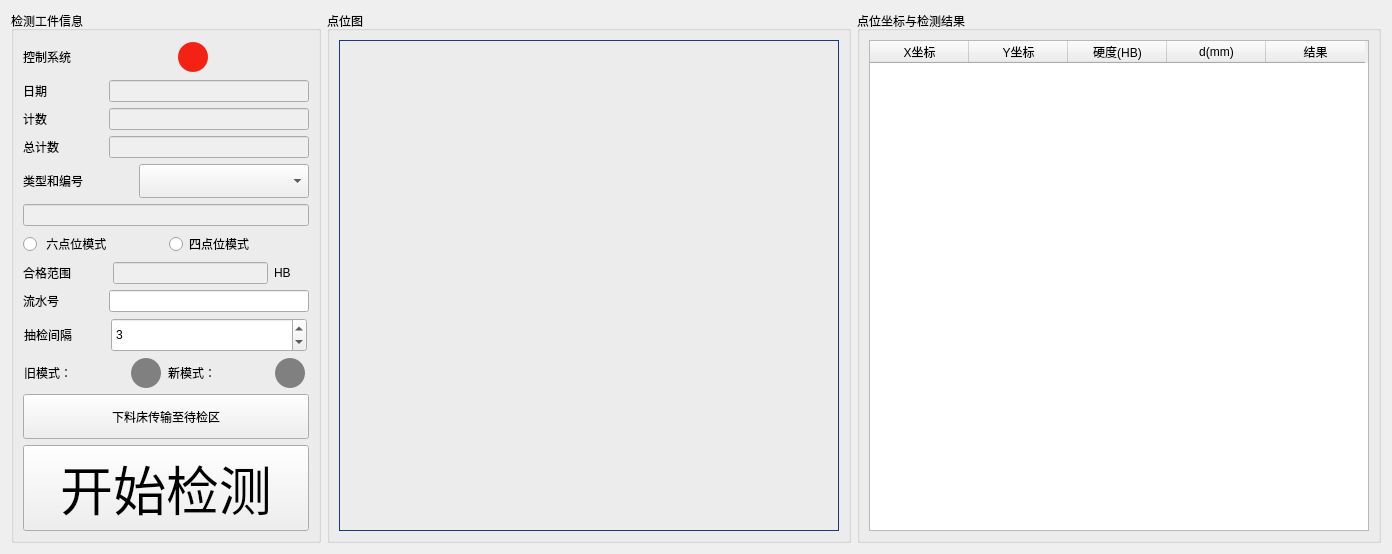
        <widget class="QWidget" name="autoPage">
         <layout class="QGridLayout" name="gridLayout_12">
          <item row="0" column="0">
           <widget class="QGroupBox" name="groupBox">
            <property name="maximumSize">
             <size>
              <width>320</width>
              <height>16777215</height>
             </size>
            </property>
            <property name="title">
             <string>检测工件信息</string>
            </property>
            <layout class="QGridLayout" name="gridLayout">
             <item row="9" column="0">
              <layout class="QHBoxLayout" name="horizontalLayout_26">
               <item>
                <widget class="QLabel" name="label_20">
                 <property name="maximumSize">
                  <size>
                   <width>80</width>
                   <height>16777215</height>
                  </size>
                 </property>
                 <property name="text">
                  <string>抽检间隔</string>
                 </property>
                </widget>
               </item>
               <item>
                <widget class="QSpinBox" name="measureInterval">
                 <property name="minimumSize">
                  <size>
                   <width>196</width>
                   <height>34</height>
                  </size>
                 </property>
                 <property name="maximumSize">
                  <size>
                   <width>100</width>
                   <height>16777215</height>
                  </size>
                 </property>
                 <property name="focusPolicy">
                  <enum>Qt::WheelFocus</enum>
                 </property>
                 <property name="value">
                  <number>3</number>
                 </property>
                </widget>
               </item>
              </layout>
             </item>
             <item row="7" column="0">
              <layout class="QHBoxLayout" name="horizontalLayout_31">
               <item>
                <widget class="QLabel" name="label_25">
                 <property name="maximumSize">
                  <size>
                   <width>100</width>
                   <height>16777215</height>
                  </size>
                 </property>
                 <property name="text">
                  <string>合格范围</string>
                 </property>
                </widget>
               </item>
               <item>
                <widget class="QLineEdit" name="thickStdVal">
                 <property name="enabled">
                  <bool>false</bool>
                 </property>
                 <property name="minimumSize">
                  <size>
                   <width>155</width>
                   <height>0</height>
                  </size>
                 </property>
                 <property name="maximumSize">
                  <size>
                   <width>100</width>
                   <height>16777215</height>
                  </size>
                 </property>
                 <property name="text">
                  <string/>
                 </property>
                </widget>
               </item>
               <item>
                <widget class="QLabel" name="label_34">
                 <property name="minimumSize">
                  <size>
                   <width>35</width>
                   <height>0</height>
                  </size>
                 </property>
                 <property name="maximumSize">
                  <size>
                   <width>10</width>
                   <height>30</height>
                  </size>
                 </property>
                 <property name="text">
                  <string>HB</string>
                 </property>
                </widget>
               </item>
              </layout>
             </item>
             <item row="0" column="0">
              <layout class="QHBoxLayout" name="horizontalLayout_34">
               <item>
                <widget class="QLabel" name="label_28">
                 <property name="minimumSize">
                  <size>
                   <width>0</width>
                   <height>34</height>
                  </size>
                 </property>
                 <property name="maximumSize">
                  <size>
                   <width>100</width>
                   <height>16777215</height>
                  </size>
                 </property>
                 <property name="text">
                  <string>控制系统</string>
                 </property>
                </widget>
               </item>
               <item>
                <spacer name="horizontalSpacer_10">
                 <property name="orientation">
                  <enum>Qt::Horizontal</enum>
                 </property>
                 <property name="sizeHint" stdset="0">
                  <size>
                   <width>40</width>
                   <height>20</height>
                  </size>
                 </property>
                </spacer>
               </item>
               <item>
                <widget class="QLabel" name="label_3">
                 <property name="minimumSize">
                  <size>
                   <width>30</width>
                   <height>30</height>
                  </size>
                 </property>
                 <property name="maximumSize">
                  <size>
                   <width>30</width>
                   <height>30</height>
                  </size>
                 </property>
                 <property name="styleSheet">
                  <string notr="true">QLabel {
    background-color: #F42215;
	border-radius: 15px;	
}</string>
                 </property>
                 <property name="text">
                  <string/>
                 </property>
                </widget>
               </item>
               <item>
                <spacer name="horizontalSpacer_11">
                 <property name="orientation">
                  <enum>Qt::Horizontal</enum>
                 </property>
                 <property name="sizeHint" stdset="0">
                  <size>
                   <width>40</width>
                   <height>20</height>
                  </size>
                 </property>
                </spacer>
               </item>
              </layout>
             </item>
             <item row="5" column="0">
              <layout class="QHBoxLayout" name="horizontalLayout_37">
               <item>
                <widget class="QLineEdit" name="numEdit">
                 <property name="enabled">
                  <bool>false</bool>
                 </property>
                 <property name="minimumSize">
                  <size>
                   <width>0</width>
                   <height>0</height>
                  </size>
                 </property>
                 <property name="maximumSize">
                  <size>
                   <width>16777215</width>
                   <height>16777215</height>
                  </size>
                 </property>
                </widget>
               </item>
              </layout>
             </item>
             <item row="11" column="0">
              <widget class="QPushButton" name="cuttingBedToPendingArea">
               <property name="minimumSize">
                <size>
                 <width>0</width>
                 <height>45</height>
                </size>
               </property>
               <property name="styleSheet">
                <string notr="true">font: 25 18pt &quot;Microsoft YaHei&quot;;</string>
               </property>
               <property name="text">
                <string>下料床传输至待检区</string>
               </property>
              </widget>
             </item>
             <item row="4" column="0">
              <layout class="QHBoxLayout" name="horizontalLayout_27">
               <item>
                <widget class="QLabel" name="label_21">
                 <property name="minimumSize">
                  <size>
                   <width>110</width>
                   <height>0</height>
                  </size>
                 </property>
                 <property name="maximumSize">
                  <size>
                   <width>100</width>
                   <height>16777215</height>
                  </size>
                 </property>
                 <property name="text">
                  <string>类型和编号</string>
                 </property>
                </widget>
               </item>
               <item>
                <widget class="QComboBox" name="measurePointCodeList">
                 <property name="enabled">
                  <bool>true</bool>
                 </property>
                 <property name="minimumSize">
                  <size>
                   <width>170</width>
                   <height>34</height>
                  </size>
                 </property>
                 <property name="maximumSize">
                  <size>
                   <width>150</width>
                   <height>16777215</height>
                  </size>
                 </property>
                 <property name="focusPolicy">
                  <enum>Qt::ClickFocus</enum>
                 </property>
                </widget>
               </item>
              </layout>
             </item>
             <item row="10" column="0">
              <layout class="QHBoxLayout" name="horizontalLayout_12">
               <item>
                <widget class="QLabel" name="label_7">
                 <property name="maximumSize">
                  <size>
                   <width>100</width>
                   <height>16777215</height>
                  </size>
                 </property>
                 <property name="text">
                  <string>旧模式：</string>
                 </property>
                </widget>
               </item>
               <item>
                <widget class="QLabel" name="label_oldMode">
                 <property name="minimumSize">
                  <size>
                   <width>30</width>
                   <height>30</height>
                  </size>
                 </property>
                 <property name="maximumSize">
                  <size>
                   <width>30</width>
                   <height>30</height>
                  </size>
                 </property>
                 <property name="styleSheet">
                  <string notr="true">QLabel {
    background-color: gray;
	border-radius: 15px;	
}</string>
                 </property>
                 <property name="text">
                  <string/>
                 </property>
                </widget>
               </item>
               <item>
                <widget class="QLabel" name="label_36">
                 <property name="maximumSize">
                  <size>
                   <width>100</width>
                   <height>16777215</height>
                  </size>
                 </property>
                 <property name="text">
                  <string>新模式：</string>
                 </property>
                </widget>
               </item>
               <item>
                <widget class="QLabel" name="label_newMode">
                 <property name="minimumSize">
                  <size>
                   <width>30</width>
                   <height>30</height>
                  </size>
                 </property>
                 <property name="maximumSize">
                  <size>
                   <width>30</width>
                   <height>30</height>
                  </size>
                 </property>
                 <property name="styleSheet">
                  <string notr="true">QLabel {
    background-color: gray;
	border-radius: 15px;	
}</string>
                 </property>
                 <property name="text">
                  <string/>
                 </property>
                </widget>
               </item>
              </layout>
             </item>
             <item row="2" column="0">
              <layout class="QHBoxLayout" name="horizontalLayout_35">
               <item>
                <widget class="QLabel" name="label_22">
                 <property name="maximumSize">
                  <size>
                   <width>100</width>
                   <height>16777215</height>
                  </size>
                 </property>
                 <property name="text">
                  <string>计数</string>
                 </property>
                </widget>
               </item>
               <item>
                <widget class="QLineEdit" name="measureCount">
                 <property name="enabled">
                  <bool>false</bool>
                 </property>
                 <property name="minimumSize">
                  <size>
                   <width>200</width>
                   <height>0</height>
                  </size>
                 </property>
                 <property name="maximumSize">
                  <size>
                   <width>200</width>
                   <height>16777215</height>
                  </size>
                 </property>
                 <property name="text">
                  <string/>
                 </property>
                </widget>
               </item>
              </layout>
             </item>
             <item row="3" column="0">
              <layout class="QHBoxLayout" name="horizontalLayout_43">
               <item>
                <widget class="QLabel" name="label_27">
                 <property name="maximumSize">
                  <size>
                   <width>100</width>
                   <height>16777215</height>
                  </size>
                 </property>
                 <property name="text">
                  <string>总计数</string>
                 </property>
                </widget>
               </item>
               <item>
                <widget class="QLineEdit" name="measureAllCount">
                 <property name="enabled">
                  <bool>false</bool>
                 </property>
                 <property name="minimumSize">
                  <size>
                   <width>200</width>
                   <height>0</height>
                  </size>
                 </property>
                 <property name="maximumSize">
                  <size>
                   <width>200</width>
                   <height>16777215</height>
                  </size>
                 </property>
                 <property name="text">
                  <string/>
                 </property>
                </widget>
               </item>
              </layout>
             </item>
             <item row="1" column="0">
              <layout class="QHBoxLayout" name="horizontalLayout_29">
               <item>
                <widget class="QLabel" name="label_23">
                 <property name="maximumSize">
                  <size>
                   <width>100</width>
                   <height>16777215</height>
                  </size>
                 </property>
                 <property name="text">
                  <string>日期</string>
                 </property>
                </widget>
               </item>
               <item>
                <widget class="QLineEdit" name="dateTimeEdit">
                 <property name="enabled">
                  <bool>false</bool>
                 </property>
                 <property name="minimumSize">
                  <size>
                   <width>200</width>
                   <height>0</height>
                  </size>
                 </property>
                 <property name="maximumSize">
                  <size>
                   <width>200</width>
                   <height>16777215</height>
                  </size>
                 </property>
                 <property name="styleSheet">
                  <string notr="true">QLabel
{
	background-color:white
}</string>
                 </property>
                </widget>
               </item>
              </layout>
             </item>
             <item row="12" column="0">
              <widget class="QPushButton" name="startDetectionBtn">
               <property name="maximumSize">
                <size>
                 <width>16777215</width>
                 <height>150</height>
                </size>
               </property>
               <property name="font">
                <font>
                 <family>Microsoft YaHei</family>
                 <pointsize>40</pointsize>
                 <weight>3</weight>
                 <italic>false</italic>
                 <bold>false</bold>
                </font>
               </property>
               <property name="styleSheet">
                <string notr="true">font: 25 40pt &quot;Microsoft YaHei&quot;;</string>
               </property>
               <property name="text">
                <string>开始检测</string>
               </property>
              </widget>
             </item>
             <item row="8" column="0">
              <layout class="QHBoxLayout" name="horizontalLayout_41">
               <item>
                <widget class="QLabel" name="label_35">
                 <property name="maximumSize">
                  <size>
                   <width>100</width>
                   <height>16777215</height>
                  </size>
                 </property>
                 <property name="text">
                  <string>流水号</string>
                 </property>
                </widget>
               </item>
               <item>
                <widget class="QLineEdit" name="serialNum">
                 <property name="enabled">
                  <bool>true</bool>
                 </property>
                 <property name="minimumSize">
                  <size>
                   <width>200</width>
                   <height>0</height>
                  </size>
                 </property>
                 <property name="maximumSize">
                  <size>
                   <width>150</width>
                   <height>16777215</height>
                  </size>
                 </property>
                 <property name="text">
                  <string/>
                 </property>
                </widget>
               </item>
              </layout>
             </item>
             <item row="6" column="0">
              <layout class="QHBoxLayout" name="horizontalLayout_16">
               <item>
                <widget class="QRadioButton" name="firstSet">
                 <property name="text">
                  <string> 六点位模式</string>
                 </property>
                </widget>
               </item>
               <item>
                <widget class="QRadioButton" name="secondSet">
                 <property name="text">
                  <string>四点位模式</string>
                 </property>
                </widget>
               </item>
              </layout>
             </item>
            </layout>
           </widget>
          </item>
          <item row="0" column="1">
           <widget class="QGroupBox" name="pointGroupImg">
            <property name="minimumSize">
             <size>
              <width>500</width>
              <height>0</height>
             </size>
            </property>
            <property name="maximumSize">
             <size>
              <width>16777215</width>
              <height>16777215</height>
             </size>
            </property>
            <property name="title">
             <string>点位图</string>
            </property>
            <layout class="QGridLayout" name="gridLayout_4">
             <item row="0" column="0">
              <widget class="BaseGraphicsView" name="pointResultView">
               <property name="sizePolicy">
                <sizepolicy hsizetype="Expanding" vsizetype="Expanding">
                 <horstretch>0</horstretch>
                 <verstretch>0</verstretch>
                </sizepolicy>
               </property>
               <property name="minimumSize">
                <size>
                 <width>500</width>
                 <height>0</height>
                </size>
               </property>
               <property name="maximumSize">
                <size>
                 <width>16777215</width>
                 <height>16777215</height>
                </size>
               </property>
               <property name="styleSheet">
                <string notr="true">QGraphicsView
{
	border: 1px solid #183881;	
	background-color: qlineargradient(spread:reflect, x1:0.5, y1:0, x2:0.5, y2:0.5, stop:0 rgba(40, 40, 40, 0), stop:1 rgba(80, 80, 80, 0));
}</string>
               </property>
              </widget>
             </item>
            </layout>
           </widget>
          </item>
          <item row="0" column="2">
           <widget class="QGroupBox" name="groupBox_3">
            <property name="maximumSize">
             <size>
              <width>16777215</width>
              <height>16777215</height>
             </size>
            </property>
            <property name="title">
             <string>点位坐标与检测结果</string>
            </property>
            <layout class="QGridLayout" name="gridLayout_11">
             <item row="0" column="0">
              <widget class="QTableWidget" name="measurePointTable">
               <property name="sizePolicy">
                <sizepolicy hsizetype="Expanding" vsizetype="Expanding">
                 <horstretch>0</horstretch>
                 <verstretch>0</verstretch>
                </sizepolicy>
               </property>
               <property name="minimumSize">
                <size>
                 <width>500</width>
                 <height>0</height>
                </size>
               </property>
               <property name="maximumSize">
                <size>
                 <width>400</width>
                 <height>16777215</height>
                </size>
               </property>
               <property name="editTriggers">
                <set>QAbstractItemView::NoEditTriggers</set>
               </property>
               <property name="selectionMode">
                <enum>QAbstractItemView::SingleSelection</enum>
               </property>
               <property name="selectionBehavior">
                <enum>QAbstractItemView::SelectRows</enum>
               </property>
               <attribute name="horizontalHeaderDefaultSectionSize">
                <number>99</number>
               </attribute>
               <column>
                <property name="text">
                 <string>X坐标</string>
                </property>
               </column>
               <column>
                <property name="text">
                 <string>Y坐标</string>
                </property>
               </column>
               <column>
                <property name="text">
                 <string>硬度(HB)</string>
                </property>
               </column>
               <column>
                <property name="text">
                 <string>d(mm)</string>
                </property>
               </column>
               <column>
                <property name="text">
                 <string>结果</string>
                </property>
               </column>
              </widget>
             </item>
            </layout>
           </widget>
          </item>
         </layout>
        </widget>
